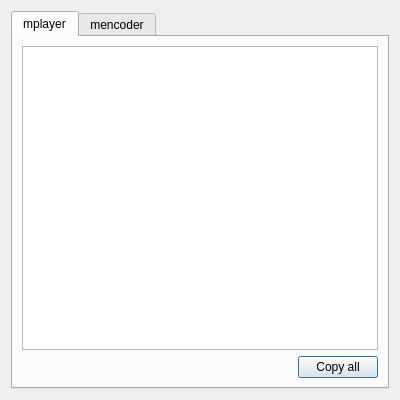
<?xml version="1.0" encoding="UTF-8"?>
<ui version="4.0">
 <class>LogDialog</class>
 <widget class="QDialog" name="LogDialog">
  <property name="geometry">
   <rect>
    <x>0</x>
    <y>0</y>
    <width>400</width>
    <height>400</height>
   </rect>
  </property>
  <property name="windowTitle">
   <string>Log</string>
  </property>
  <layout class="QVBoxLayout" name="verticalLayout">
   <item>
    <widget class="QTabWidget" name="tabWidget">
     <property name="currentIndex">
      <number>0</number>
     </property>
     <widget class="QWidget" name="tabMplayer">
      <attribute name="title">
       <string>mplayer</string>
      </attribute>
      <layout class="QVBoxLayout" name="verticalLayout_2">
       <item>
        <widget class="QPlainTextEdit" name="mplayerPlainTextEdit"/>
       </item>
       <item>
        <layout class="QHBoxLayout" name="horizontalLayout">
         <item>
          <spacer name="horizontalSpacer">
           <property name="orientation">
            <enum>Qt::Horizontal</enum>
           </property>
           <property name="sizeHint" stdset="0">
            <size>
             <width>40</width>
             <height>20</height>
            </size>
           </property>
          </spacer>
         </item>
         <item>
          <widget class="QPushButton" name="pushButton">
           <property name="text">
            <string>Copy all</string>
           </property>
          </widget>
         </item>
        </layout>
       </item>
      </layout>
     </widget>
     <widget class="QWidget" name="tabMencoder">
      <attribute name="title">
       <string>mencoder</string>
      </attribute>
      <layout class="QVBoxLayout" name="verticalLayout_3">
       <item>
        <layout class="QHBoxLayout" name="horizontalLayout_3">
         <item>
          <widget class="QLabel" name="label">
           <property name="text">
            <string>Command:</string>
           </property>
          </widget>
         </item>
         <item>
          <widget class="QLineEdit" name="lineEdit">
           <property name="readOnly">
            <bool>true</bool>
           </property>
          </widget>
         </item>
         <item>
          <widget class="QPushButton" name="pushButton_3">
           <property name="text">
            <string>&amp;Copy</string>
           </property>
          </widget>
         </item>
        </layout>
       </item>
       <item>
        <widget class="QPlainTextEdit" name="mencoderPlainTextEdit"/>
       </item>
       <item>
        <layout class="QHBoxLayout" name="horizontalLayout_2">
         <item>
          <spacer name="horizontalSpacer_2">
           <property name="orientation">
            <enum>Qt::Horizontal</enum>
           </property>
           <property name="sizeHint" stdset="0">
            <size>
             <width>40</width>
             <height>20</height>
            </size>
           </property>
          </spacer>
         </item>
         <item>
          <widget class="QPushButton" name="pushButton_2">
           <property name="text">
            <string>Copy &amp;all</string>
           </property>
          </widget>
         </item>
        </layout>
       </item>
      </layout>
     </widget>
    </widget>
   </item>
  </layout>
 </widget>
 <resources/>
 <connections/>
</ui>
